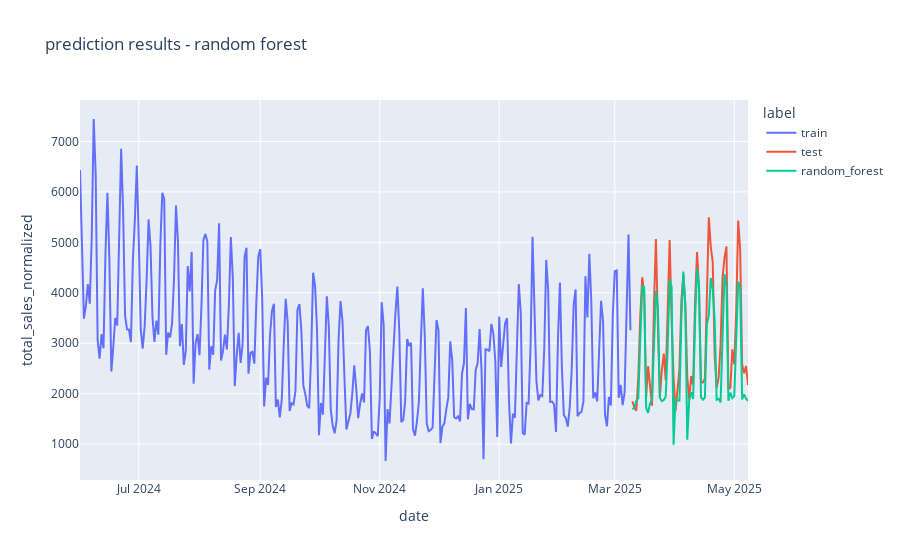

Notebook cell for this chart:
### Code cell
px.line(pd.concat((y_train_for_plot, y_test_for_plot, rf_pred_for_plot)), 
        y="total_sales_normalized",
        color='label', 
        title='prediction results - random forest')
